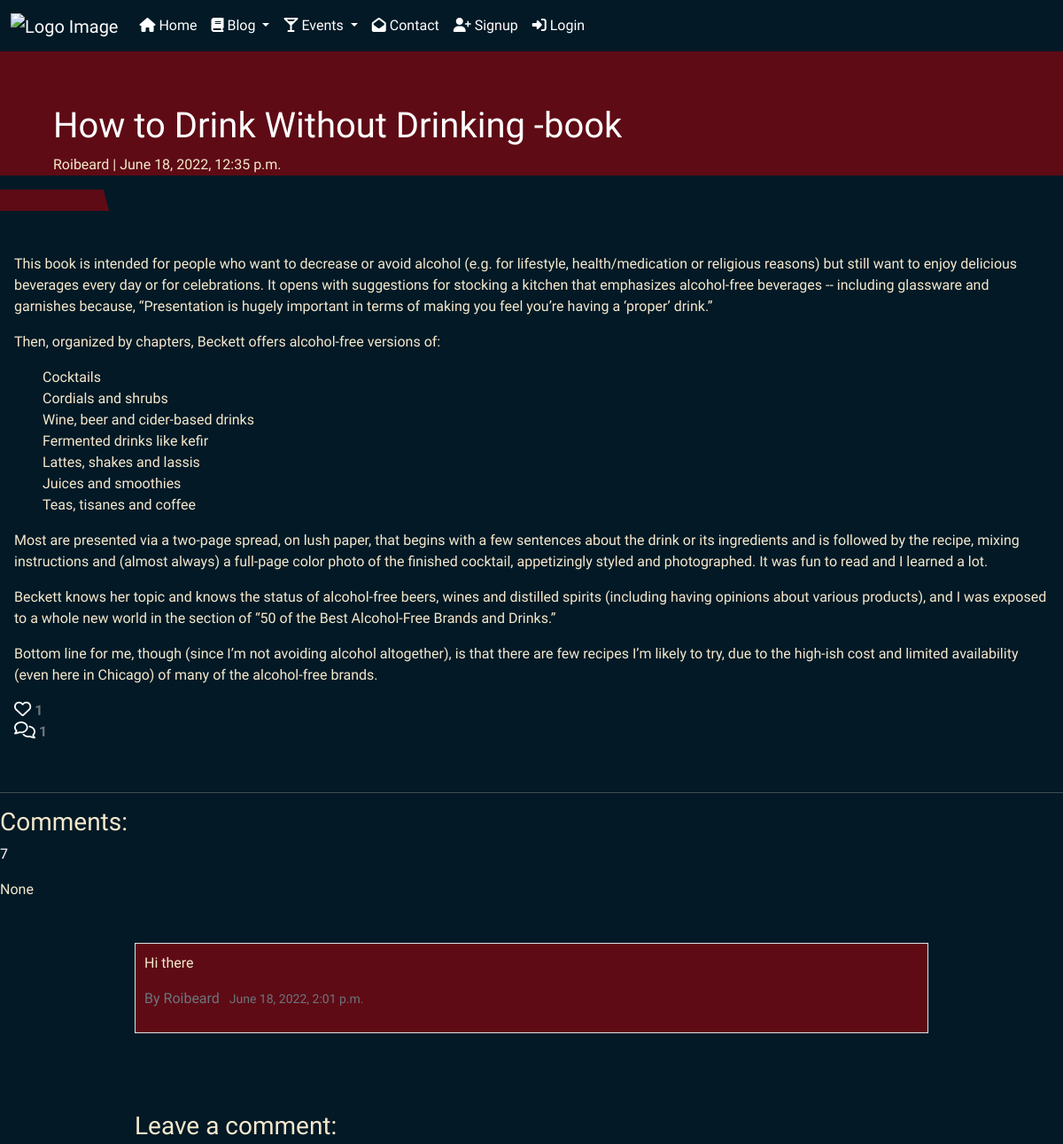
Before: /7/ (upper part) with the older database file.
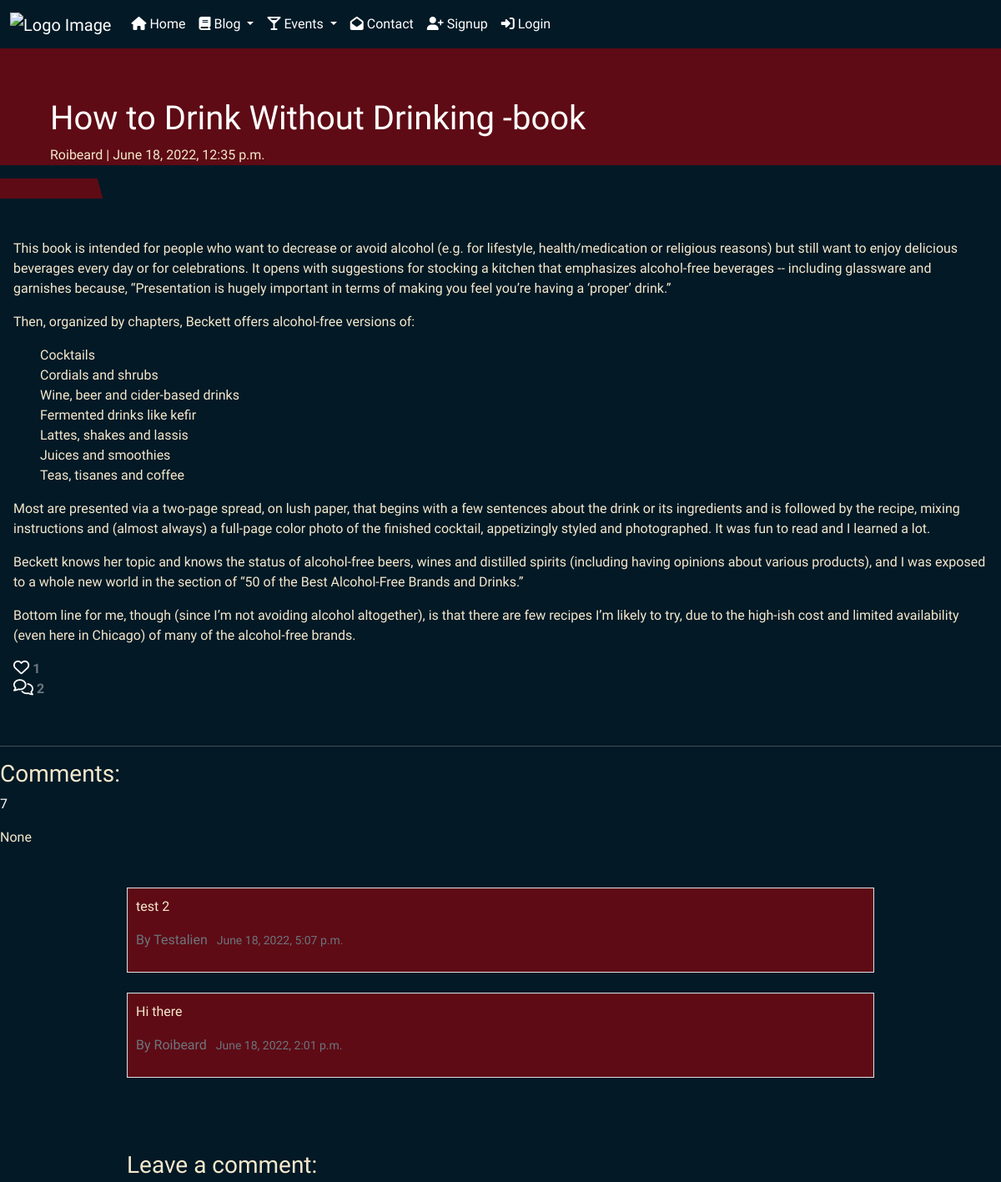
After: the same page with the newer database file.
### blog/models.py (models this page shows, shortened)
class Comment(models.Model):
    post = models.ForeignKey(Post, on_delete=models.CASCADE,
                             related_name="comments")
    name = models.ForeignKey(
        User, on_delete=models.CASCADE, related_name="blog_comments", null=True
    )
    email = models.EmailField()
    body = models.TextField()
    created_on = models.DateTimeField(auto_now_add=True)
    approved = models.BooleanField(default=False)
    class Meta:
        ordering = ["created_on"]

### blog/views.py (the view, shortened to what this page needs)
# urls.py: path('<int:blog_post_id>/', views.PostDetail.as_view(), name='blog_detail'),
class PostDetail(View):
    def get(self, request, blog_post_id):
        post = get_object_or_404(Post, pk=blog_post_id)
        comments = post.comments.filter(post=post).order_by("-created_on")
        liked = False
        if post.likes.filter(id=self.request.user.id).exists():
            liked = True
        context = {
            "post": post,
            "comments": comments,
            "commented": False,
            "liked": liked,
            "comment_form": CommentForm()
        }
        return render(request, "blog_detail.html", context)

### blog/models.py (called while the page is built)
    def number_of_likes(self):
        return self.likes.count()

### templates/blog_detail.html (shortened to what this page needs)
{% extends "base.html" %}
{% load cloudinary %}
{% load crispy_forms_tags %}
{% block content %}
<div class="light-bg">
    <div class="light-bg">
        <div class="">
            <div>
                <div class="col masthead-text">
                    <h1 class="post-title">{{ post.title }}</h1>
                    <p class="post-subtitle">{{ post.author }} | {{ post.created_on }}</p>
                </div>
                <div class="masthead-image">
                </div>
            </div>
        </div>
    </div>
    <div class="light-bg">
        <div class="row">
            <div class="col card mb-4  mt-3 left top">
                <div class="card-body">
                    <p class="card-text blog_content">
                        {{ post.content | safe }}
                    </p>
                    <div class="row">
                        <div class="">
                            <strong>
                                {% if user.is_authenticated %}
                                <form class="d-line" action="{% url 'post_like' post.id %}" method="POST">
                                    {% csrf_token %}
                                    {% if liked %}
                                    <button type="submit" name="blogpost_id" value="{{post.title}}" class="btn-like"><i
                                        class="fas fa-heart"></i></button>
                                    {% else %}
                                    <button type="submit" name="blogpost_id" value="{{post.title}}" class="btn-like"><i
                                        class="far fa-heart"></i></button>
                                    {% endif %}
                                </form>
                                {% else %}
                                <span class="text-secondary"><i class="far fa-heart"></i></span>
                                {% endif %}
                                <span class="text-secondary"> {{ post.number_of_likes }}</span>
                            </strong>
                        </div>
                        <div class="col-1">
                            {% with comments.count as total_comments %}
                            <strong class="text-secondary"><i class="far fa-comments"></i>
                                {{ total_comments }}</strong>
                            {% endwith %}
                        </div>
                    </div>
                </div>
            </div>
        </div>
        <div class="row">
            <div class="col">
                <hr>
            </div>
        </div>
        <div class="row">
            <div class="">
                <h3>Comments:</h3>
                <p class="text-white">{{ post.id }}</p>
                <p>{{ request.user.id }}</p>
                <div class="comment-body">
                    {% for comment in comments %}
                    <div class="comments main-bg border" style="padding: 10px;">
                    {{ comment.body | linebreaks }}
                        <p class="font-weight-bold text-muted">  By
                            {{ comment.name }}
                            <span class=" text-muted font-weight-normal small">&#160;
                                {{ comment.created_on }}
                            </span>
                        </p>
                    </div><br>
                    {% endfor %}
                </div>
            </div>
            <div >
                <div class="comment-body">
                    {% if commented %}
                    <div class="alert alert-success" role="alert">
                        Your comment is awaiting approval
                    </div>
                    {% else %}
                    <h3>Leave a comment:</h3>
                    {% endif %}
                </div>
            </div>
        </div>
    </div>
</div>
{% endblock content %}

Changed rows visible on the page:
added Comment: body "test 2", name "Testalien", created_on "June 18, 2022, 5:07 p.m."
Other visible differences:
{{ total_comments }}: "1" → "2"
